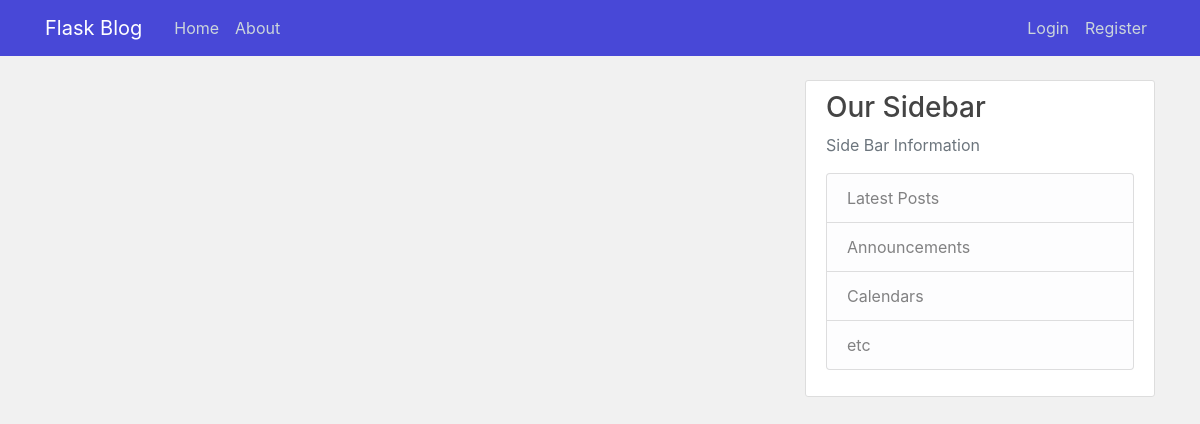
Page /home/ on the earlier database version.
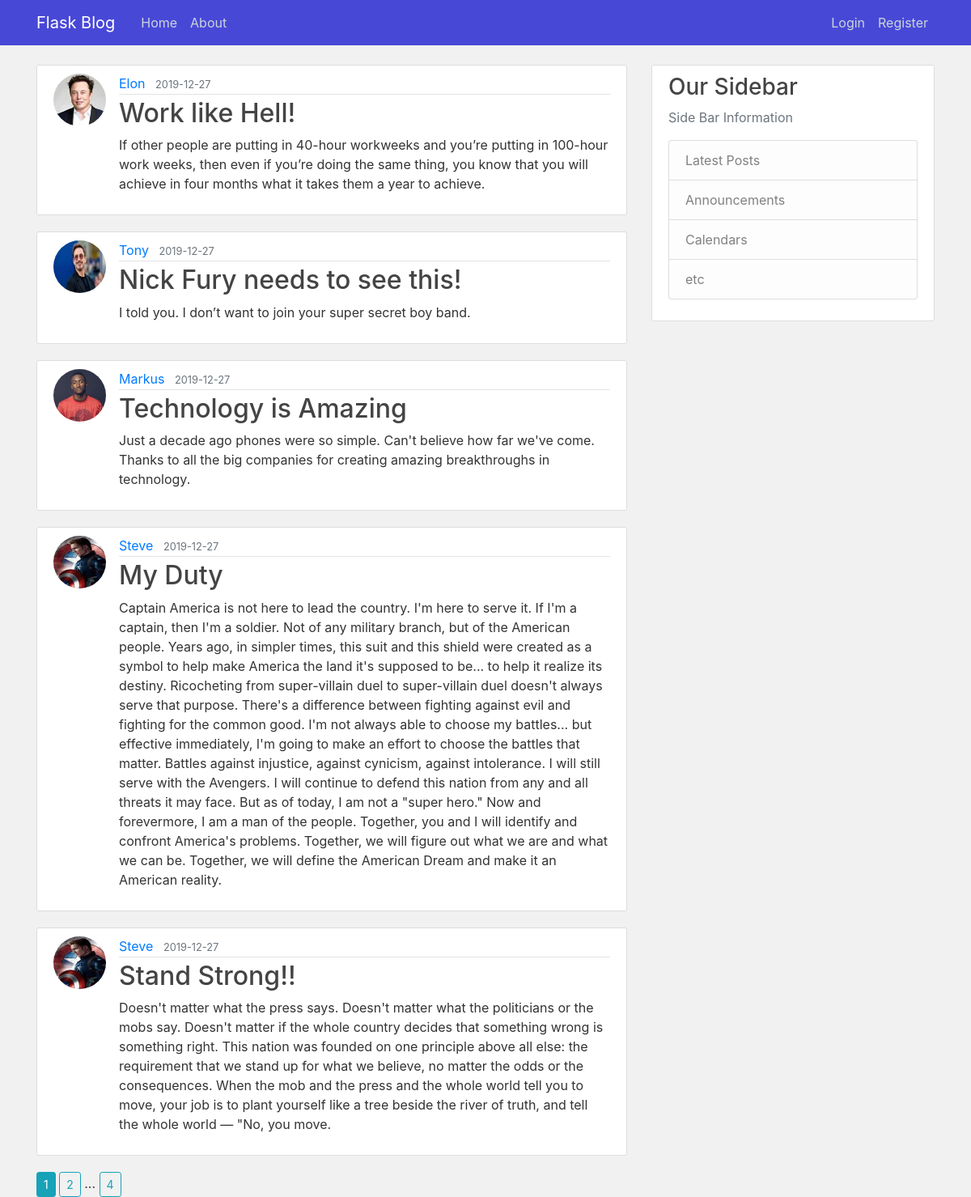
Same page on the later database version.
### flaskblog/models.py (models this page shows, shortened)
class Post(db.Model):
    id = db.Column(db.Integer, primary_key=True)
    title = db.Column(db.String(100), nullable=False)
    date_posted = db.Column(db.DateTime, nullable=False, default=datetime.utcnow)
    content = db.Column(db.Text, nullable=False)
    user_id = db.Column(db.Integer, db.ForeignKey('user.id'), nullable=False)

class User(db.Model, UserMixin):
    id = db.Column(db.Integer, primary_key=True)
    username = db.Column(db.String(20), unique=True, nullable=False)
    email = db.Column(db.String(120), unique=True, nullable=False)
    image_file = db.Column(db.String(20), nullable=False, default='default.jpg')
    password = db.Column(db.String(60), nullable=False)
    posts = db.relationship('Post', backref='author', lazy=True)

### flaskblog/main/routes.py (the view)
@main.route("/")
@main.route("/home/")
def index():
    page = request.args.get('page', default=1, type=int)
    posts = Post.query.order_by(Post.date_posted.desc())\
        .paginate(per_page=5, page=page)
    return render_template('Main/index.html', posts=posts)

### flaskblog/templates/Main/index.html (shortened to what this page needs)
{% extends 'base.html' %}
{% block body %}
     {% for post in posts.items %}
        <article class="media content-section">
          <img class="rounded-circle article-img" src="{{ url_for('static', filename='profile_pics/' + post.author.image_file) }}">
          <div class="media-body">
            <div class="article-metadata">
              <a class="mr-2" href="{{ url_for('users.user_posts', username=post.author.username) }}">{{ post.author.username }}</a>
              <small class="text-muted">{{ post.date_posted.strftime('%Y-%m-%d') }}</small>
            </div>
            <h2><a class="article-title" href="{{ url_for('posts.post', post_id=post.id) }}">{{ post.title }}</a></h2>
            <p class="article-content">{{ post.content }}</p>
          </div>
        </article>
    {% endfor %}
    {% for page_num in posts.iter_pages(left_edge=1, right_edge=1, left_current=1, right_current=2) %}
      {% if page_num %}
          {% if page_num == posts.page %}
          <a class="btn btn-sm btn-info" href="{{ url_for('main.index', page=page_num) }}">{{ page_num }}</a>
          {% else %}
          <a class="btn btn-sm btn-outline-info" href="{{ url_for('main.index', page=page_num) }}">{{ page_num }}</a>
          {% endif %}
      {% else %}
        ...
      {% endif %}
    {% endfor %}
{% endblock body %}

### flaskblog/templates/base.html (shortened to what this page needs)
<!DOCTYPE html>
<html>
<head>
    <link rel="stylesheet" href="https://maxcdn.bootstrapcdn.com/bootstrap/4.0.0/css/bootstrap.min.css">
    <link rel="stylesheet" type="text/css" href="{{ url_for('static', filename='css/main.css') }}">
</head>
<body>
    <header class="site-header">
      <nav class="navbar navbar-expand-md navbar-dark bg-steel fixed-top">
        <div class="container">
          <a class="navbar-brand mr-4" href="/">Flask Blog</a>
          <div class="collapse navbar-collapse" id="navbarToggle">
            <div class="navbar-nav mr-auto">
              <a class="nav-item nav-link" href="{{ url_for('main.index') }}">Home</a>
              <a class="nav-item nav-link" href="{{ url_for('main.about') }}">About</a>
            </div>
            <div class="navbar-nav">
              {% if current_user.is_authenticated %}
                <a class="nav-item nav-link" href="{{ url_for('posts.new_post') }}">Create Post</a>
                <a class="nav-item nav-link" href="{{ url_for('users.account') }}">Account</a>
                <a class="nav-item nav-link" href="{{ url_for('users.logout') }}">Logout</a>
              {% else %}
                <a class="nav-item nav-link" href="{{ url_for('users.login') }}">Login</a>
                <a class="nav-item nav-link" href="{{ url_for('users.register') }}">Register</a>
              {% endif %}
            </div>
          </div>
        </div>
      </nav>
    </header>
    <main role="main" class="container">
      <div class="row">
        <div class="col-md-8">
          {% block body %}{% endblock %}
        </div>
        <div class="col-md-4">
          <div class="content-section">
            <h3>Our Sidebar</h3>
            <p class='text-muted'>Side Bar Information
              <ul class="list-group">
                <li class="list-group-item list-group-item-light">Latest Posts</li>
                <li class="list-group-item list-group-item-light">Announcements</li>
                <li class="list-group-item list-group-item-light">Calendars</li>
                <li class="list-group-item list-group-item-light">etc</li>
              </ul>
            </p>
          </div>
        </div>
      </div>
    </main>
</body>
</html>

### flaskblog/static/css/main.css (style rules this page uses)
body { background: #F1F1F1; color: #333333; margin-top: 5rem; }
h1, h2, h3, h4, h5, h6 { color: #444444; }
.bg-steel { background-color: #4848D7; }
.site-header .navbar-nav .nav-link { color: #cbd5db; }
.content-section { background: #ffffff; padding: 10px 20px; border: 1px solid #dddddd; border-radius: 3px; margin-bottom: 20px; }
.article-title { color: #444444; }
.article-content { white-space: pre-line; }
.article-img { height: 65px; width: 65px; margin-right: 16px; }
.article-metadata { padding-bottom: 1px; margin-bottom: 4px; border-bottom: 1px solid #e3e3e3 }

Differences in the rows shown:
added Post: image_file (picture), author.username "Elon", date_posted "2019-12-27", title "Work like Hell!", content "If other people are putting in 40-hour workweeks and you’re putting in 100-hour work weeks, then even if you’re doing the same thing, you know that you will achieve in four months what it takes them a year to achieve."
added Post: image_file (picture), author.username "Tony", date_posted "2019-12-27", title "Nick Fury needs to see this!", content "I told you. I don’t want to join your super secret boy band."
added Post: image_file (picture), author.username "Markus", date_posted "2019-12-27", title "Technology is Amazing", content "Just a decade ago phones were so simple. Can't believe how far we've come. Thanks to all the big companies for creating amazing breakthroughs in technology."
added Post: image_file (picture), author.username "Steve", date_posted "2019-12-27", title "My Duty", content "Captain America is not here to lead the country. I'm here to serve it. If I'm a captain, then I'm a soldier. Not of any military branch, but of the American people. Years ago, in simpler times, this suit and this shield were created as a symbol to help make America the land it's supposed to be... to help it realize its destiny. Ricocheting from super-villain duel to super-villain duel doesn't always serve that purpose. There's a difference between fighting against evil and fighting for the common good. I'm not always able to choose my battles... but effective immediately, I'm going to make an effort to choose the battles that matter. Battles against injustice, against cynicism, against…"
added Post: image_file (picture), author.username "Steve", date_posted "2019-12-27", title "Stand Strong!!", content "Doesn't matter what the press says. Doesn't matter what the politicians or the mobs say. Doesn't matter if the whole country decides that something wrong is something right. This nation was founded on one principle above all else: the requirement that we stand up for what we believe, no matter the odds or the consequences. When the mob and the press and the whole world tell you to move, your job is to plant yourself like a tree beside the river of truth, and tell the whole world — \"No, you move."
Other differences:
new list line: "1"
new list line: "2"
new list line: "4"
